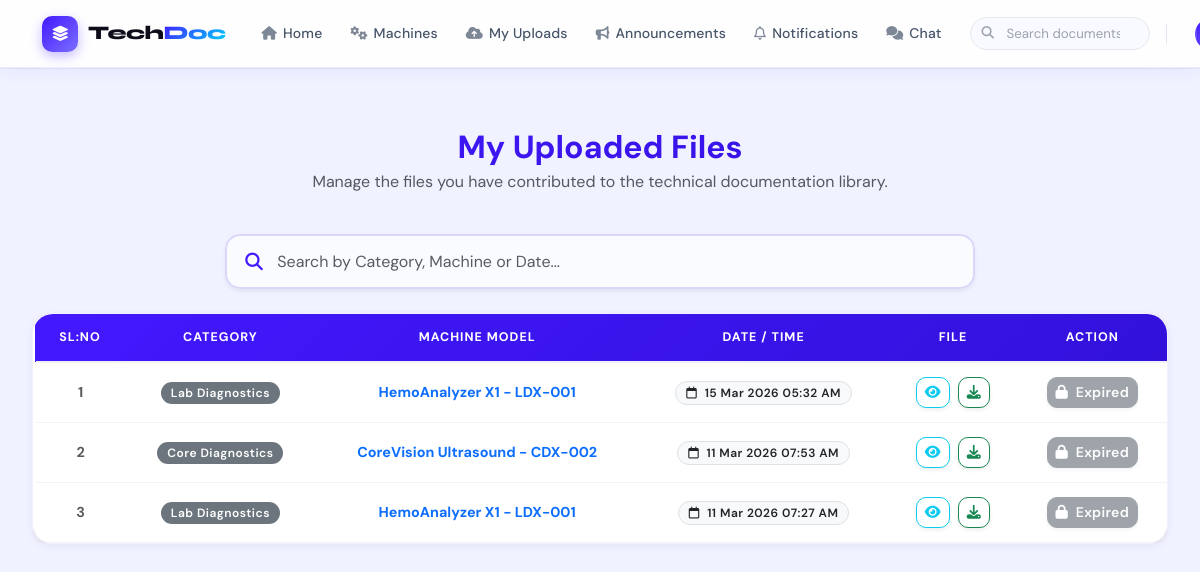
/user/myuploads/ (signed in), run on the app's committed database.
### user/models.py (models this page shows, shortened)
class UserMachineFile(models.Model):
    user = models.ForeignKey(User, on_delete=models.CASCADE)
    machine = models.ForeignKey(Machine, on_delete=models.CASCADE)
    file = models.FileField(upload_to='UserMachineFiles/')
    upload_date = models.DateTimeField(auto_now_add=True)
    class Meta:
        db_table = "tbl_machine_file"

### wadmin/models.py (models this page shows)
class Machine(models.Model):
    category = models.ForeignKey('MachineCategory', on_delete=models.CASCADE)
    machine_name = models.CharField(max_length=100)
    description = models.TextField()
    image = models.FileField(upload_to='MachineImage/', null=True, blank=True)
    spare_manual = models.FileField(upload_to='MachineManuals/', null=True, blank=True)
    software_file = models.FileField(upload_to='MachineSoftware/', null=True, blank=True)
    class Meta:
        db_table = 'tbl_machine'

class MachineCategory(models.Model):
    category_name = models.CharField(max_length=100)
    class Meta:
        db_table = 'tbl_machine_category'

### user/views.py (the view)
# urls.py: path("myuploads/", views.my_uploads, name="my_uploads"),
def my_uploads(request):
    user_id = request.session.get("uid")
    if not user_id:
        return redirect("guest:login")
    uploads = (
        UserMachineFile.objects
        .filter(user_id=user_id)
        .select_related("machine", "machine__category")
        .order_by("-upload_date")
    )
    now = timezone.now()
    for u in uploads:
        u.can_delete = u.upload_date and now <= u.upload_date + timedelta(hours=2)
    return render(request, "user/MyUploads.html", {
        "uploads": uploads
    })

### user/Templates/user/MyUploads.html (shortened to what this page needs)
{% include 'user/Header.html' %}
<div class="container-fluid py-4">
    <div class="row justify-content-center mb-4">
        <div class="col-12 text-center">
            <h2 class="fw-bold mb-1"
                style="background: linear-gradient(135deg, var(--primary), var(--primary-dark)); -webkit-background-clip: text; background-clip: text; -webkit-text-fill-color: transparent;">
                My Uploaded Files</h2>
            <p class="text-muted">Manage the files you have contributed to the technical documentation library.</p>
        </div>
    </div>
    <div class="row mb-4">
        <div class="col-md-8 mx-auto">
            <div class="search-container shadow-sm">
                <i class="fa-solid fa-magnifying-glass search-icon"></i>
                <input type="text"
                       id="fileSearch"
                       class="form-control custom-search-input"
                       placeholder="Search by Category, Machine or Date..."
                       onkeyup="searchFiles()">
            </div>
        </div>
    </div>
    <div class="card shadow-sm border-0 mb-5">
        <div class="card-body p-0 table-responsive">
            <table class="table table-custom table-hover m-0 w-100 align-middle text-center">
                <thead>
                    <tr>
                        <th>SL:NO</th>
                        <th>Category</th>
                        <th>Machine Model</th>
                        <th>Date / Time</th>
                        <th>File</th>
                        <th>Action</th>
                    </tr>
                </thead>
                <tbody>
                    {% for f in uploads %}
                    <tr class="fileRow">
                        <td class="text-muted fw-bold">{{ forloop.counter }}</td>
                        <td>
                            <span class="badge bg-secondary">{{ f.machine.category.category_name }}</span>
                        </td>
                        <td class="fw-bold text-primary">{{ f.machine.machine_name }}</td>
                        <td>
                            <span class="badge bg-light text-dark border">
                                <i class="fa-regular fa-calendar me-1"></i>
                                {{ f.upload_date|date:"d M Y h:i A" }}
                            </span>
                        </td>
                        <td>
                            <div class="d-flex justify-content-center gap-2">
                                <a href="{{ f.file.url }}" target="_blank"
                                   class="btn btn-sm btn-outline-info shadow-sm" title="View">
                                    <i class="fa-solid fa-eye"></i>
                                </a>
                                <a href="{{ f.file.url }}" download
                                   class="btn btn-sm btn-outline-success shadow-sm" title="Download">
                                    <i class="fa-solid fa-download"></i>
                                </a>
                            </div>
                        </td>
                        <td>
                            {% if f.can_delete %}
                            <form method="post"
                                  action="{% url 'webuser:delete_upload' f.id %}"
                                  onsubmit="return confirm('Delete this file?');"
                                  class="d-inline">
                                {% csrf_token %}
                                <button class="btn btn-sm btn-outline-danger shadow-sm">
                                    <i class="fa-solid fa-trash me-1"></i> Delete
                                </button>
                            </form>
                            {% else %}
                            <button class="btn btn-sm btn-secondary shadow-sm" disabled>
                                <i class="fa-solid fa-lock me-1"></i> Expired
                            </button>
                            {% endif %}
                        </td>
                    </tr>
                    {% endfor %}
                </tbody>
            </table>
        </div>
    </div>
</div>
</body>
</html>

### user/Templates/user/Header.html (style rules this page uses)
:root { --primary: #4318FF; --primary-dark: #3311DB; --cyan: #00D4FF; --danger: #ef4444; --success: #10b981; --info: #06b6d4; --bg-page: #F0F2FF; --card-bg: #ffffff; --text-main: #0D0D1A; --text-muted: #64748b; --border-light: #e2e8f0; --shadow-sm: 0 2px 8px rgba(0,0,0,0.06); --shadow-md: 0 8px 24px rgba(67,24,255,0.10); --radius: 12px; --radius-lg: 20px; --nav-h: 68px; }
*, *::before, *::after { box-sizing: border-box; }
body { font-family: 'DM Sans', sans-serif; background: var(--bg-page); min-height: 100vh; color: var(--text-main); overflow-x: hidden; padding-top: var(--nav-h); }
.table-custom { background: white; border-radius: var(--radius-lg); overflow: hidden; box-shadow: var(--shadow-sm); }
.table-custom thead tr { background: linear-gradient(135deg, var(--primary), var(--primary-dark)) !important; }
.table-custom thead th { color: white !important; background: transparent !important; font-weight: 700; font-size: 0.78rem; letter-spacing: 0.08em; text-transform: uppercase; padding: 14px 18px; border: none !important; white-space: nowrap; }
.table-custom tbody tr { transition: all 0.2s ease; border-left: 3px solid transparent; }
.table-custom tbody tr:nth-child(even) { background: rgba(67,24,255,0.02); }
.table-custom td { padding: 14px 18px; vertical-align: middle; border-color: #f1f5f9; font-size: 0.9rem; }
.btn { font-weight: 600; letter-spacing: 0.02em; border-radius: 10px !important; transition: all 0.25s cubic-bezier(0.4,0,0.2,1); font-family: 'DM Sans', sans-serif; }
.form-control, .form-select { border-radius: var(--radius); padding: 10px 14px; border: 1.5px solid var(--border-light); background: #fafbff; font-size: 0.9rem; font-family: 'DM Sans', sans-serif; transition: all 0.3s ease; }
.card { border-radius: var(--radius-lg) !important; border: 1px solid rgba(67,24,255,0.06) !important; box-shadow: var(--shadow-sm) !important; }
.badge { font-weight: 600; letter-spacing: 0.04em; padding: 5px 10px; border-radius: 20px; font-size: 0.75rem; }
.table-custom tbody tr { animation: rowSlide 0.35s ease both; }
.table-custom tbody tr:nth-child(1) { animation-delay: 0.05s; }
.table-custom tbody tr:nth-child(2) { animation-delay: 0.10s; }
.table-custom tbody tr:nth-child(3) { animation-delay: 0.15s; }

### user/Templates/user/MyUploads.html (style rules this page uses)
.search-container { position: relative; display: flex; align-items: center; border-radius: 15px; overflow: hidden; }
.search-icon { position: absolute; left: 20px; color: var(--primary); font-size: 1.1rem; z-index: 10; }
.custom-search-input { padding: 15px 15px 15px 50px !important; height: 55px !important; border: 2px solid rgba(79, 70, 229, 0.2) !important; border-radius: 15px !important; font-size: 1rem; transition: all 0.3s ease; }
.table-custom thead { background: #f8fafc; border-bottom: 2px solid #edf2f7; }
.table-custom th { text-transform: uppercase; font-size: 0.75rem; letter-spacing: 0.05em; color: #64748b; padding: 15px; }

### data on the page
UserMachineFile: machine.category.category_name "Lab Diagnostics", machine.machine_name "HemoAnalyzer X1 - LDX-001", upload_date "15 Mar 2026 05:32 AM", shows "Expired"
UserMachineFile: machine.category.category_name "Core Diagnostics", machine.machine_name "CoreVision Ultrasound - CDX-002", upload_date "11 Mar 2026 07:53 AM", shows "Expired"
UserMachineFile: machine.category.category_name "Lab Diagnostics", machine.machine_name "HemoAnalyzer X1 - LDX-001", upload_date "11 Mar 2026 07:27 AM", shows "Expired"
